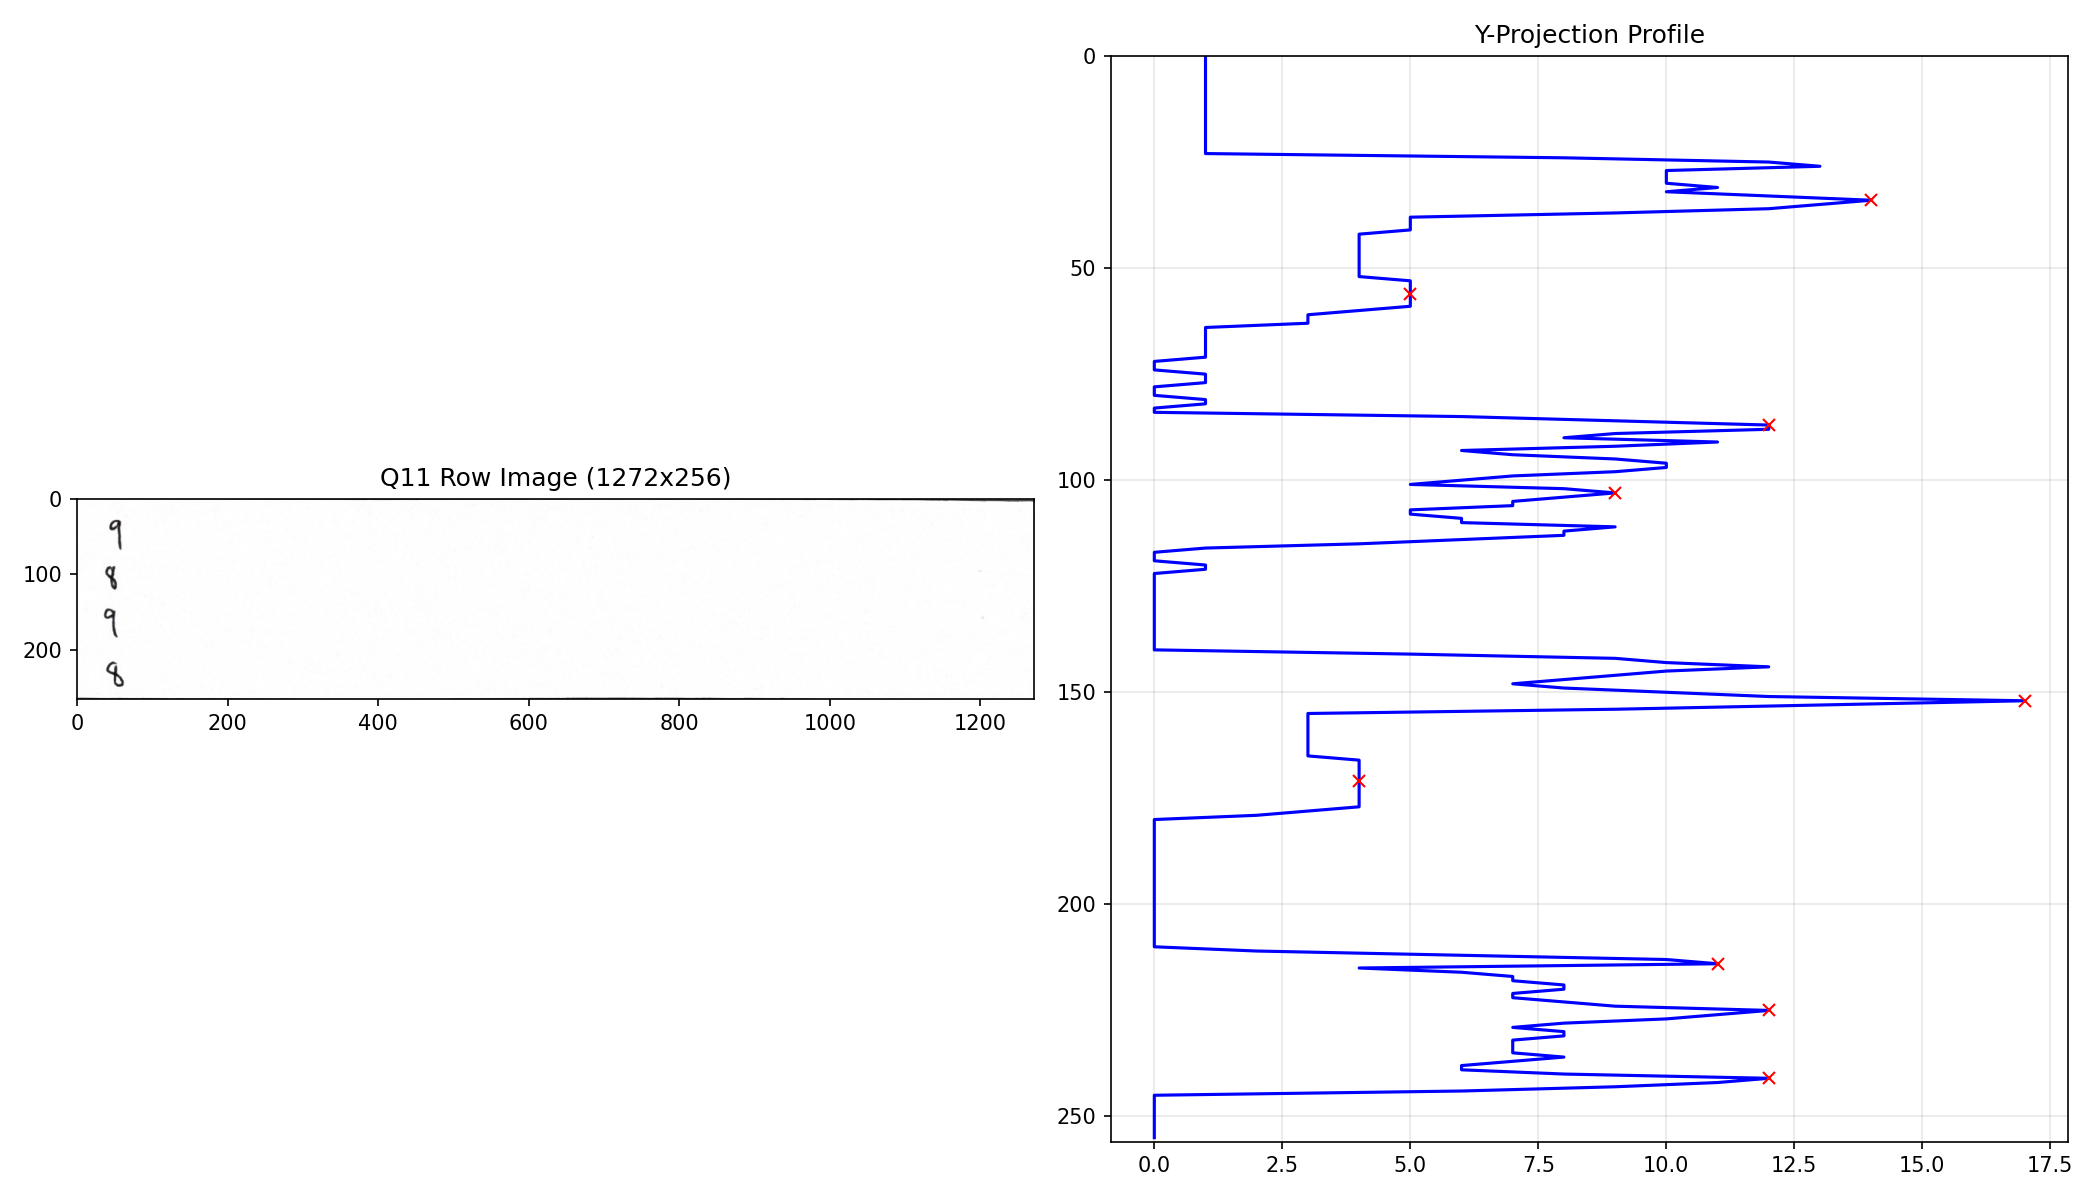

Source code (Python):

import os
import sys
import cv2
import numpy as np
import matplotlib.pyplot as plt
from scipy.signal import find_peaks as scipy_find_peaks

def visualize_q11_projection(image_path: str, output_path: str):
    print(f"이미지 로드: {image_path}")
    image = cv2.imread(image_path)
    if image is None:
        print("이미지 로드 실패")
        return
    
    if len(image.shape) == 3:
        gray = cv2.cvtColor(image, cv2.COLOR_BGR2GRAY)
    else:
        gray = image.copy()
        
    h, w = gray.shape[:2]
    
    # 상하 5px Crop (Margin 적용)
    margin = 5
    if h > 2 * margin:
        gray = gray[margin:h-margin, :]
        print(f"이미지 Crop (Margin {margin}px): {h} -> {gray.shape[0]}")
        h = gray.shape[0] # 높이 업데이트
    
    # 1. Y-Projection 계산 (segment_text_lines 로직과 동일하게)
    # 배경 흰색 가정 -> 반전
    # Adaptive Threshold
    binary = cv2.adaptiveThreshold(
        gray, 255, cv2.ADAPTIVE_THRESH_GAUSSIAN_C, 
        cv2.THRESH_BINARY_INV, 15, 10
    )
    
    y_profile = np.sum(binary, axis=1) / 255
    
    # 2. Peaks (Lines) & Valleys (Spaces) 찾기
    # segment_text_lines에서 사용한 파라미터: min_distance=10, min_height_ratio=0.1
    # 여기서는 scipy find_peaks로 유사하게 재현하여 시각화
    
    max_val = np.max(y_profile) if np.max(y_profile) > 0 else 1
    # Peak (텍스트 라인)
    peaks, _ = scipy_find_peaks(y_profile, height=max_val * 0.1, distance=10)
    
    # Valley (공백) -> 분할 지점
    # Min depth ratio 0.95 적용 시뮬레이션
    valleys = []
    
    # 시각화
    fig, axes = plt.subplots(1, 2, figsize=(14, 8))
    
    # 원본 이미지
    if len(image.shape) == 3:
        display_img = cv2.cvtColor(image, cv2.COLOR_BGR2RGB)
    else:
        display_img = cv2.cvtColor(image, cv2.COLOR_GRAY2RGB)
        
    axes[0].imshow(display_img)
    axes[0].set_title(f"Q11 Row Image ({w}x{h})")
    
    # Y-Projection
    y_pos = np.arange(len(y_profile))
    axes[1].plot(y_profile, y_pos, 'b-', label='Projection')
    # Y축 반전 (이미지 좌표계와 일치)
    axes[1].set_ylim(h, 0)
    axes[1].set_title("Y-Projection Profile")
    axes[1].grid(True, alpha=0.3)
    
    # Peak 표시
    axes[1].plot(y_profile[peaks], peaks, "x", color='red', label='Peaks (Text)')
    
    plt.tight_layout()
    plt.savefig(output_path, dpi=150)
    print(f"시각화 저장: {output_path}")

if __name__ == "__main__":
    IMAGE_PATH = "/home/jdh251425/MLPA_auto_grading/mlpa_grading/AI/answer_recog/test_output/pipeline_final/raw_row_q11.jpg"
    OUTPUT_PATH = "vis_q11.png"
    
    visualize_q11_projection(IMAGE_PATH, OUTPUT_PATH)
